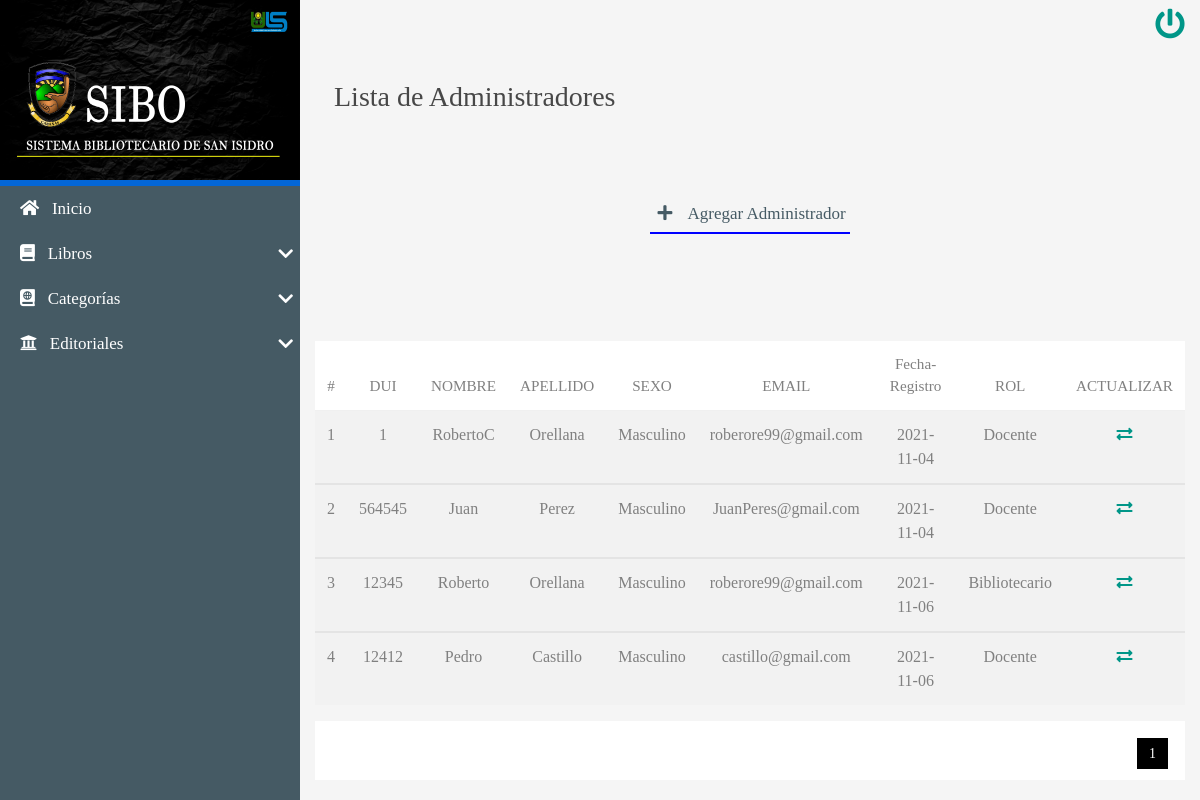
Before: /CRUD/READ/ListaAdmin.php (signed in) with the older database file.
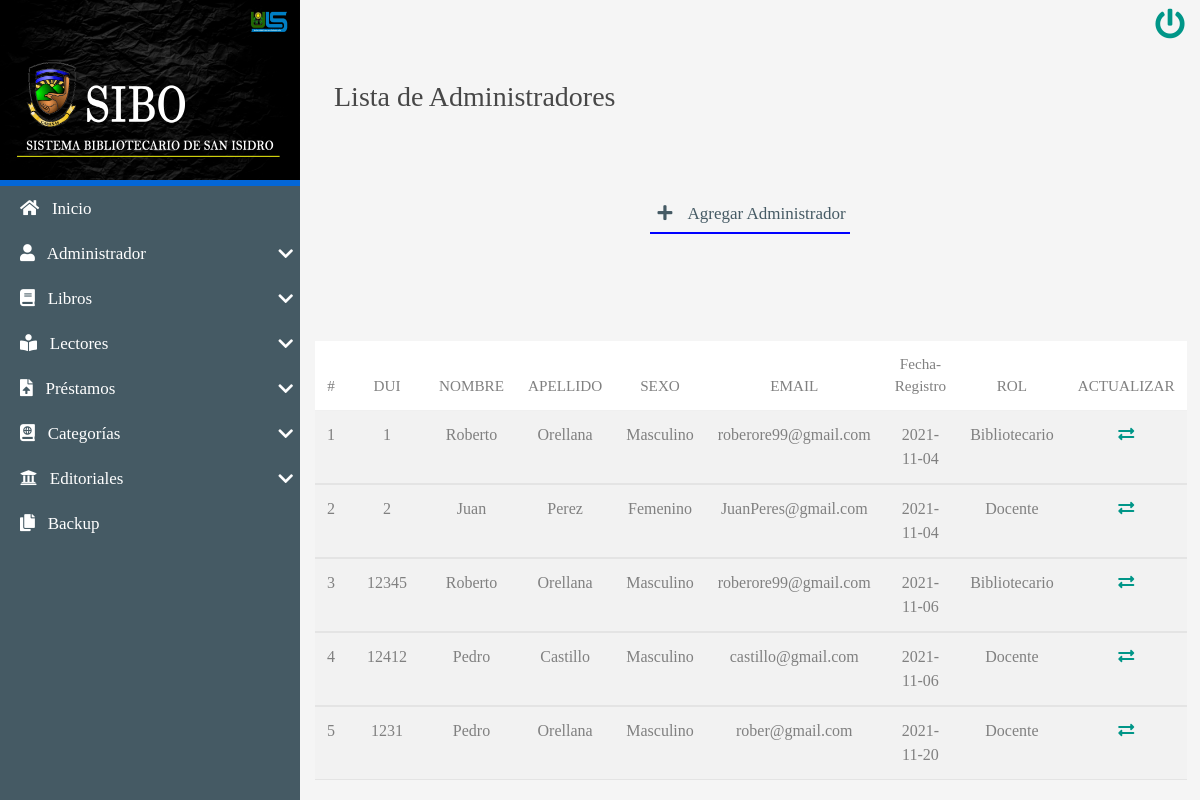
After: the same page with the newer database file.
### tables this page shows
CREATE TABLE `administradores` (
  `idAdmin` int(8) NOT NULL AUTO_INCREMENT,
  `DUI` varchar(10) NOT NULL,
  `adminNombre` varchar(250) NOT NULL,
  `adminApellido` varchar(250) NOT NULL,
  `sexo` varchar(15) NOT NULL,
  `email` varchar(100) NOT NULL,
  `fechaRegistro` date NOT NULL DEFAULT current_timestamp(),
  `usuario` varchar(45) NOT NULL,
  `contraseña` varchar(45) NOT NULL,
  `rol` int(8) NOT NULL,
  PRIMARY KEY (`idAdmin`),
  KEY `rol` (`rol`),
  CONSTRAINT `administradores_ibfk_1` FOREIGN KEY (`rol`) REFERENCES `rol` (`id`) ON DELETE CASCADE ON UPDATE CASCADE
);

CREATE TABLE `rol` (
  `id` int(8) NOT NULL AUTO_INCREMENT,
  `descripcion` varchar(15) NOT NULL,
  PRIMARY KEY (`id`)
);

### CRUD/READ/ListaAdmin.php (the view, shortened to what the changed rows need)
<!DOCTYPE html>
<html lang="es">
<head>
   <?php include'../../INCLUDES/link2.php'; ?>
</head>
<body>
    <main class="full-box main-container">
       <section class="full-box nav-lateral">
            <div class="full-box nav-lateral-content">
                <nav class="full-box nav-lateral-menu">
                      <ul>
                    <?php
                    if ($_SESSION['rol'] <2) {
                        ?>
                            <li>
                            <a href="#" class="nav-btn-submenu"><i class="fas fa-user"></i>
                            &nbsp; Administrador <i class="fas fa-chevron-down"></i></a>
                        </li>
                     <?php } ?>
                         <?php
                    if ($_SESSION['rol'] <=2) {
                        ?>
                    <li>
                            <a href="#" class="nav-btn-submenu"><i class="fas fa-book-reader"></i>
                             &nbsp; Lectores <i class="fas fa-chevron-down"></i></a>
                        </li>
                        <li>
                            <a href="#" class="nav-btn-submenu"><i class="fas fa-file-upload"></i>
                               &nbsp; Préstamos <i class="fas fa-chevron-down"></i></a>
                        </li>
                         <?php } ?>
                         <?php
                    if ($_SESSION['rol'] <2) {
                        ?>
                     <li>
                        <a href="../../backupDB/descarga.php"><i class="fas fa-copy"></i>
                        &nbsp; Backup</a>
                        </li>
                         <?php } ?>
                    </ul>
                </nav>
            </div>
        </section>
        <section class="full-box page-content">
            <div class="container-fluid">
               <br><br><br>
                       <table class="table table-striped">
                        <thead>
                            <tr class="text-center roboto-medium">
                                <th>#</th>
                                <th>DUI</th>
                                <th>NOMBRE</th>
                                <th>APELLIDO</th>
                                <th>SEXO</th>
                                <th>EMAIL</th>
                                <th>Fecha-Registro</th>
                                <th>ROL</th>
                                <th>ACTUALIZAR</th>
                            </tr>
                        </thead>
                        <?php
                  include'../../BD/conexionBD.php';
         $sql_register = mysqli_query($mysqli, "SELECT COUNT(*) as total_registros FROM administradores");
            $result_register=mysqli_fetch_array($sql_register);
            $total_registros=$result_register['total_registros'];
            $por_pagina=8;
            if (empty($_GET['pagina']))
            {
                $pagina=1;
            }else{
                $pagina=$_GET['pagina'];
            }
            $desde=($pagina-1)*$por_pagina;
            $total_paginas= ceil($total_registros / $por_pagina);
            $query=mysqli_query($mysqli,"SELECT a.idAdmin,a.DUI,a.adminNombre,a.adminApellido,a.sexo,a.email,a.fechaRegistro,r.descripcion FROM administradores a INNER JOIN rol r ON a.rol=r.id ORDER BY a.idAdmin ASC LIMIT $desde , $por_pagina");
            $resultado=mysqli_num_rows($query);
            if($resultado>0){
                while ($data= mysqli_fetch_array($query)) {
                              ?>
                        <tbody>
                        <tr class="text-center">
                            <td><?php echo $data['idAdmin']; ?></td>
                            <td><?php echo $data['DUI']; ?></td>
                            <td><?php echo $data['adminNombre']; ?></td>
                            <td><?php echo $data['adminApellido']; ?></td>
                            <td><?php echo $data['sexo']; ?></td>
                            <td><?php echo $data['email']; ?></td>
                            <td><?php echo $data['fechaRegistro']; ?></td>
                            <td><?php echo $data['descripcion']; ?></td>
                            <td><a href="../UPDATE/ActualizarAdmin.php?id=<?php echo $data['idAdmin']; ?>"><i class="fas fa-exchange-alt"></i></a></td>
                        </tr>
             </tbody>
              <?php
                 }
            }
            ?>
             </table>
              </div>
              <div class="container-fluid paginador">
        <ul>
            <?php
            for ($i=1; $i <= $total_paginas; $i++) {
                if ($i==$pagina) {
                     echo '<li class="pageSelected">'.$i.'</li>';
                }else{
                    echo '<li><a href="?pagina='.$i.'">'.$i.'</a></li>';
                }
            }
             ?>
        </ul>
        </div>
               </section>
    </main>
</body>
</html>

Changed rows visible on the page:
changed administradores id 1: adminNombre "RobertoC" → "Roberto"; rol.descripcion "Docente" → "Bibliotecario"
changed administradores "Juan": DUI "564545" → "2"; sexo "Masculino" → "Femenino"
added administradores: idAdmin "5", DUI "1231", adminNombre "Pedro", adminApellido "Orellana", sexo "Masculino", email "rober@gmail.com", fechaRegistro "2021-11-20", rol.descripcion "Docente"
Other visible differences:
text now shown: "Administrador Lectores Préstamos Backup"
list line gone: "1"
